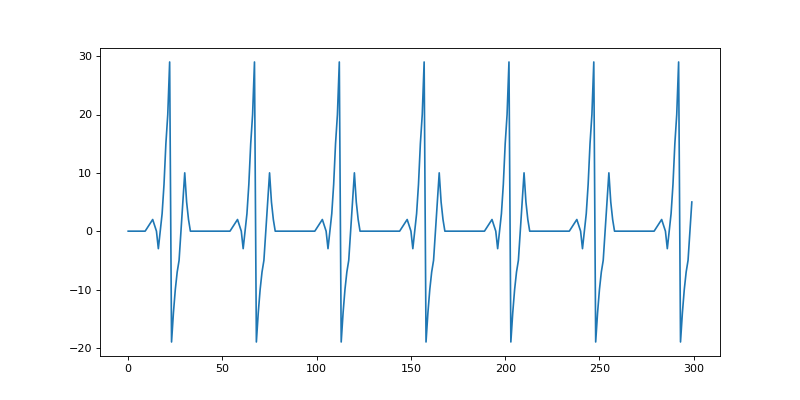

Write the Python code that produced this figure.
import matplotlib.pyplot as plt
from dsfaker.generators.autoincrement import Autoincrement
from dsfaker.generators.series import RepeatPattern
from dsfaker.generators.trigonometric import Sinh, Cosh, Tanh
import numpy

heartbeat = [0,0,0,0,0,0,0,0,0,0,0.5,1,1.5,2,1,0,-3,0,3,8,15, 20, 29,-19,-14,-10,-7,-5,0,5,10,5,2,0,0,0,0,0,0,0,0,0,0,0,0]

nb_vals = 300
time = Autoincrement().get_batch(nb_vals)
rp = RepeatPattern(heartbeat).get_batch(nb_vals)

fig, ax = plt.subplots(figsize=(10,5))
ax.plot(time, rp)
plt.show()
